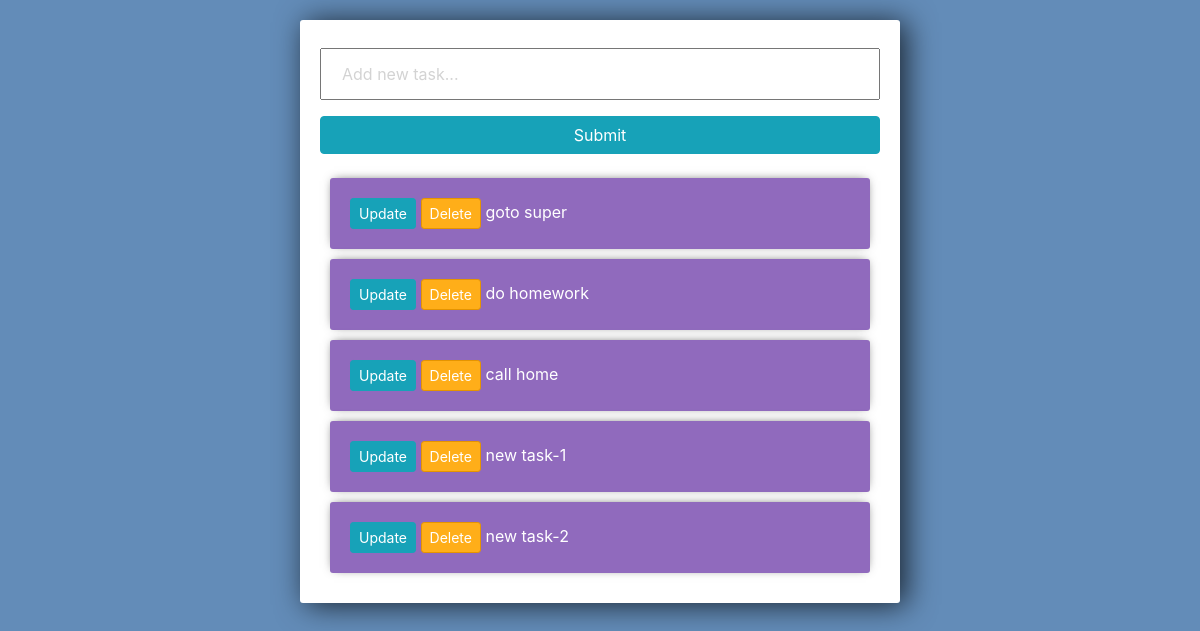
The app's page /, older data.
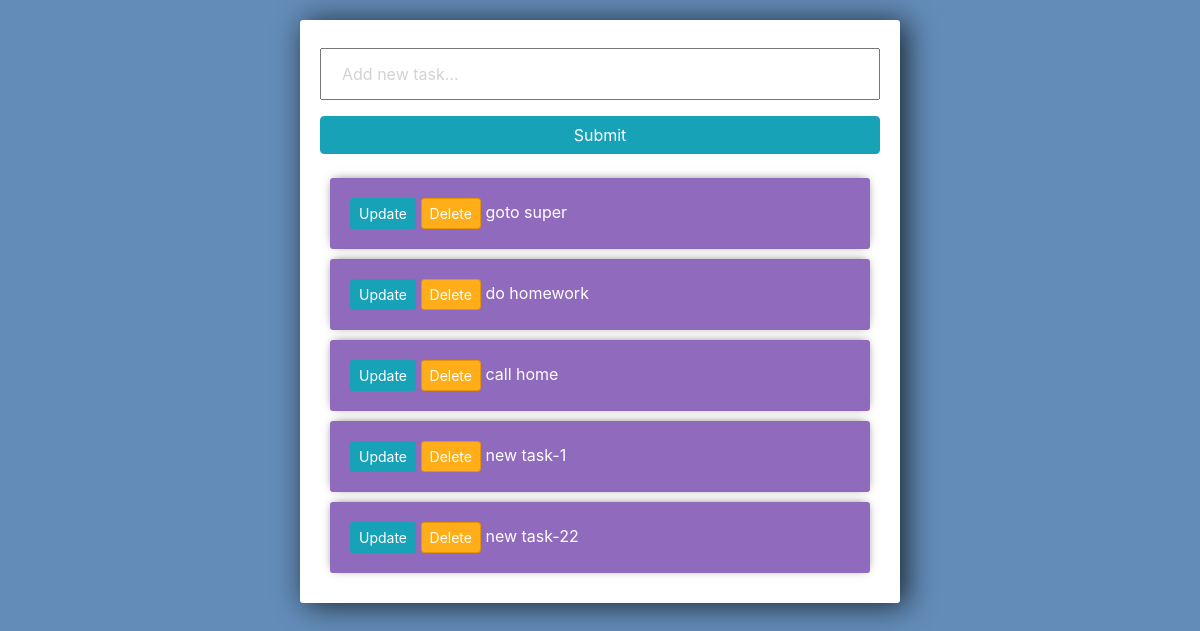
The same page, newer data.
### tasks/models.py (models this page shows)
class Task(models.Model):
	title = models.CharField(max_length=200)
	complete = models.BooleanField(default=False)
	created = models.DateTimeField(auto_now_add=True)
	def __str__(self):
		return self.title

### tasks/views.py (the view)
# urls.py: path('', views.index, name="list"),
def index(request):
    tasks = Task.objects.all()
    form = TaskForm()
    if request.method =='POST':
        form = TaskForm(request.POST)
        if form.is_valid():
            form.save()
        return redirect('/')
    context = {'tasks':tasks, 'form':form}
    return render(request, 'tasks/list.html', context)

### tasks/forms.py
class TaskForm(forms.ModelForm):
	title = forms.CharField(widget=forms.TextInput(attrs={'placeholder':'Add new task...'}))
	class Meta:
		model = Task
		fields = '__all__'

### tasks/templates/tasks/list.html (shortened to what this page needs)
<link rel="stylesheet" href="https://stackpath.bootstrapcdn.com/bootstrap/4.3.1/css/bootstrap.min.css">
<div class="center-column">
	<form method="POST" action="/">
		{{form.title}}
		<input class="btn btn-info" type="submit" name="Create Task">
	</form>
	<div class="todo-list">
	{% for task in tasks %}
		<div class="item-row">
			<a class="btn btn-sm btn-info" href="{% url 'update_task' task.id %}">Update</a>
			<a class="btn btn-sm btn-danger" href="{% url 'delete' task.id %}">Delete</a>
			{% if task.complete == True %}
			<strike>{{task}}</strike>
			{% else %}
			<span>{{task}}</span>
			{% endif %}
		</div>
	{% endfor %}
	</div>
</div>

### tasks/templates/tasks/list.html (style rules this page uses)
input { width: 100%; padding: 12px 20px; margin: 8px 0; box-sizing: border-box; }
input::placeholder { color: #d3d3d3; }
.center-column { width:600px; margin: 20px auto; padding:20px; background-color: #fff; border-radius: 3px; box-shadow: 6px 2px 30px 0px rgba(0,0,0,0.75); }
.item-row { background-color: #906abd; margin: 10px; padding: 20px; border-radius: 3px; color: #fff; font-size: 16px; box-shadow: 0px -1px 10px -4px rgba(0,0,0,0.75); }
.btn-danger { background-color: #ffae19; border-color: #e59400; }

Row changes from the older to the newer data that the page shows:
changed Task: title "new task-2" → "new task-22"
